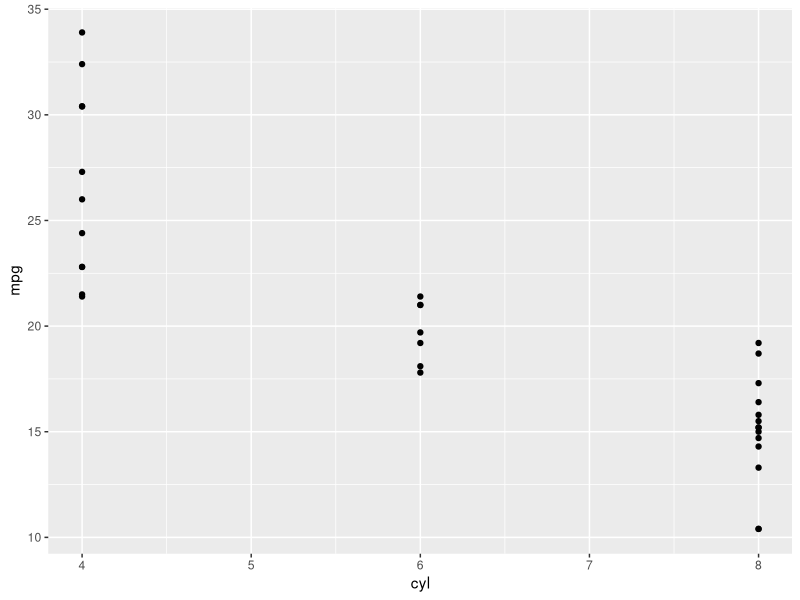
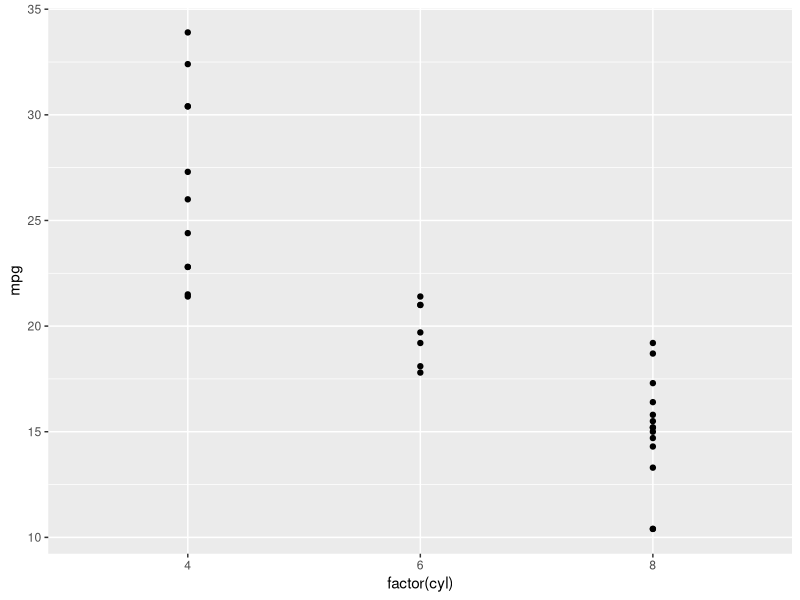
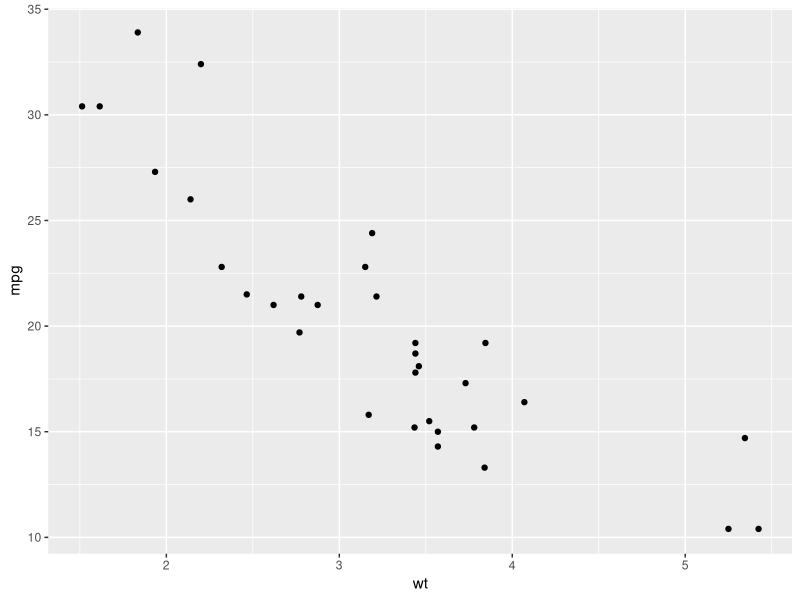
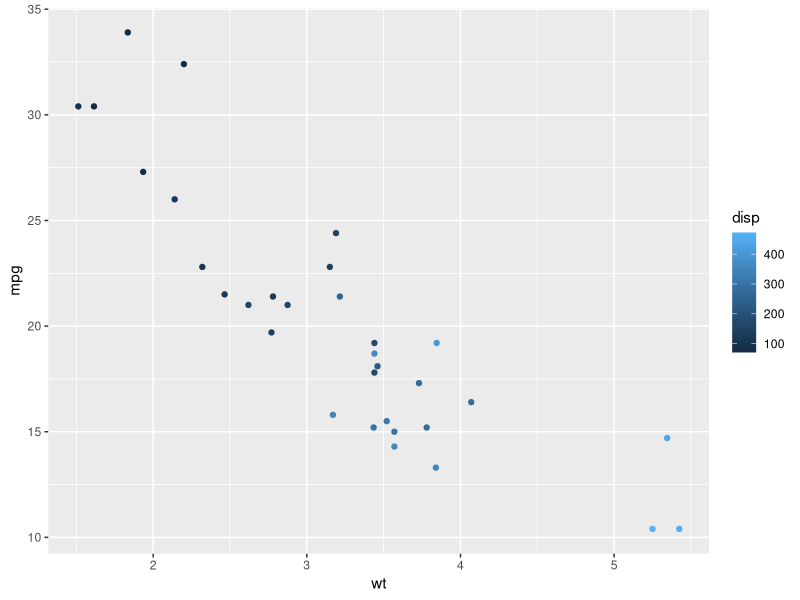
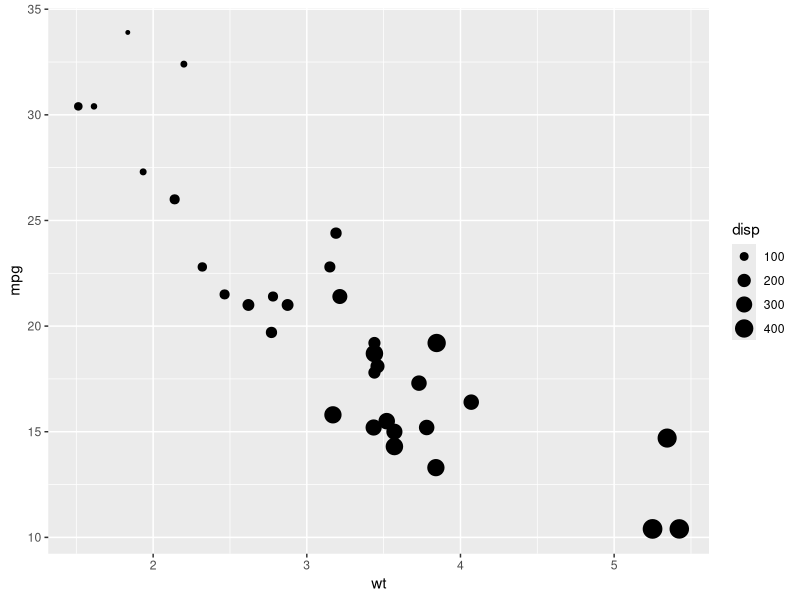

Generate these figures, in order, with R: (Note: this script raises an error after producing the figures.)
## ---- chunk 1
# Load the ggplot2 package
library(ggplot2)

# Explore the mtcars data frame with str()
str(mtcars)

# Execute the following command
ggplot(mtcars, aes(x = cyl, y = mpg)) +
  geom_point()
## ---- chunk 2
# Load the ggplot2 package
library(ggplot2)

# Change the command below so that cyl is treated as factor
ggplot(mtcars, aes(x = factor(cyl), y = mpg)) +
  geom_point()
## ---- chunk 3
# A scatter plot has been made for you
ggplot(mtcars, aes(x = wt, y = mpg)) +
  geom_point()

# Replace ___ with the correct vector
ggplot(mtcars, aes(x = wt, y = mpg, col = disp)) +
  geom_point()

# Replace ___ with the correct vector
ggplot(mtcars, aes(x = wt, y = mpg, size = disp)) +
  geom_point()

## ---- chunk 4
ggplot(mtcars, aes(x = wt, y = mpg, shape = disp)) +
  geom_point()
## ---- chunk 5
# Explore the diamonds data frame with str()
str(diamonds)

# Add geom_point() with +
ggplot(diamonds, aes(x = carat, y = price)) + geom_point()


# Add geom_point() and geom_smooth() with +
ggplot(diamonds, aes(x = carat, y = price)) + geom_point() + geom_smooth()
## ---- chunk 6
# 1 - The plot you created in the previous exercise
ggplot(diamonds, aes(x = carat, y = price)) +
  geom_point() +
  geom_smooth()

# 2 - Copy the above command but show only the smooth line
ggplot(diamonds, aes(x = carat, y = price)) +
  geom_smooth()


# 3 - Copy the above command and assign the correct value to col in aes()
ggplot(diamonds, aes(x = carat, y = price, color=clarity)) +
  geom_smooth()


# 4 - Keep the color settings from previous command. Plot only the points with argument alpha.
ggplot(diamonds, aes(x = carat, y = price, col=clarity)) +
  geom_point(alpha=0.4)

## ---- chunk 7
# Create the object containing the data and aes layers: dia_plot
dia_plot <- ggplot(diamonds, aes(x = carat, y = price))

# Add a geom layer with + and geom_point()
dia_plot + geom_point()

# Add the same geom layer, but with aes() inside
dia_plot + geom_point(aes(color = clarity))

## ---- chunk 8
# 1 - The dia_plot object has been created for you
dia_plot <- ggplot(diamonds, aes(x = carat, y = price))

# 2 - Expand dia_plot by adding geom_point() with alpha set to 0.2
dia_plot <- dia_plot + geom_point(alpha=0.2)

# 3 - Plot dia_plot with additional geom_smooth() with se set to FALSE
dia_plot + geom_smooth(se = FALSE)

# 4 - Copy the command from above and add aes() with the correct mapping to geom_smooth()
dia_plot + geom_smooth(aes(col = clarity), se = FALSE)
